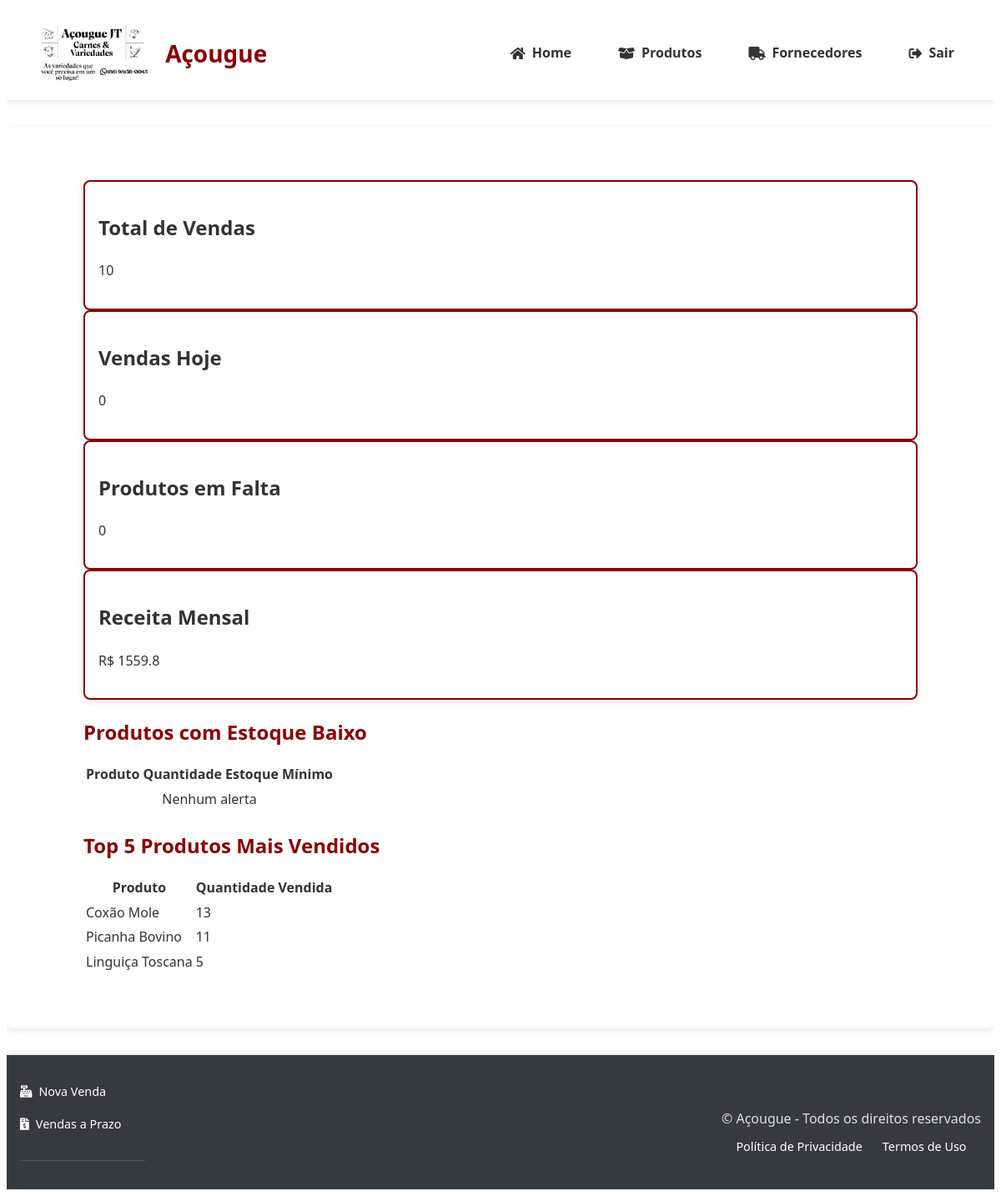
The app's page /dashboard (signed in) with its own data.
### tables this page shows
CREATE TABLE produtos (
                id INTEGER PRIMARY KEY AUTOINCREMENT,
                nome TEXT NOT NULL,
                descricao TEXT,
                categoria TEXT NOT NULL,
                preco DECIMAL(10,2) NOT NULL,
                quantidade INTEGER NOT NULL,
                estoque_minimo INTEGER DEFAULT 0,
                codigo_barras TEXT UNIQUE,
                foto TEXT,
                fornecedor_id INTEGER REFERENCES fornecedores(id) ON DELETE SET NULL,
                data_validade DATE,
                created_at TIMESTAMP DEFAULT CURRENT_TIMESTAMP,
                updated_at TIMESTAMP DEFAULT CURRENT_TIMESTAMP,
                tipo_venda TEXT NOT NULL DEFAULT 'unidade'
            );

### app.py (the view, shortened to what this page needs)
@app.route('/dashboard')
@login_required
def dashboard():
    if session['role'] == 'gerente':
        with get_db_connection() as conn:
            cursor = conn.cursor()
            cursor.execute("SELECT COUNT(*) as total FROM vendas")
            total_vendas = cursor.fetchone()['total']
            cursor.execute("SELECT SUM(total) as total_hoje FROM vendas WHERE DATE(data) = DATE('now')")
            total_hoje = cursor.fetchone()['total_hoje'] or 0
            cursor.execute("SELECT COUNT(*) as hoje FROM vendas WHERE DATE(data) = DATE('now')")
            vendas_hoje = cursor.fetchone()['hoje']
            cursor.execute("SELECT COUNT(*) as falta FROM produtos WHERE quantidade < estoque_minimo")
            total_produtos_falta = cursor.fetchone()['falta']
            cursor.execute("""
                SELECT
                    COALESCE(SUM(total), 0) as receita_mensal,
                    COALESCE(AVG(total), 0) as media_ticket
                FROM vendas
                WHERE strftime('%Y-%m', data) = strftime('%Y-%m', 'now')
            """)
            financeiro = cursor.fetchone()
            receita_mensal = financeiro['receita_mensal']
            media_ticket = financeiro['media_ticket']
            cursor.execute("""
                SELECT metodo_pagamento, COUNT(*) as total, SUM(total) as valor_total
                FROM vendas
                GROUP BY metodo_pagamento
            """)
            sales_por_metodo = [dict(row) for row in cursor.fetchall()]
            cursor.execute("""
                SELECT
                    DATE(data) as data,
                    COUNT(*) as quantidade_vendas,
                    SUM(total) as total_vendas
                FROM vendas
                WHERE data >= DATE('now', '-7 days')
                GROUP BY DATE(data)
                ORDER BY data ASC
            """)
            vendas_semana = [dict(row) for row in cursor.fetchall()]
            cursor.execute('''
                SELECT nome, quantidade, estoque_minimo, preco
                FROM produtos
                WHERE quantidade < estoque_minimo
                ORDER BY quantidade ASC
            ''')
            alertas_estoque = [dict(row) for row in cursor.fetchall()]
            valor_estoque = sum(item['quantidade'] * item['preco'] for item in alertas_estoque)
            cursor.execute('''
                SELECT
                    p.nome,
                    SUM(vi.quantidade) as quantidade_vendida,
                    SUM(vi.quantidade * vi.preco_unitario) as receita_total
                FROM venda_itens vi
                JOIN produtos p ON vi.produto_id = p.id
                GROUP BY vi.produto_id
                ORDER BY quantidade_vendida DESC
                LIMIT 5
            ''')
            ranking_produtos = [dict(row) for row in cursor.fetchall()]
        return render_template('dashboard_gerente.html',
                             total_vendas=total_vendas,
                             vendas_hoje=vendas_hoje,
                             total_produtos_falta=total_produtos_falta,
                             receita_mensal=receita_mensal,
                             media_ticket=media_ticket,
                             total_hoje=total_hoje,
                             sales_por_metodo=sales_por_metodo,
                             vendas_semana=vendas_semana,
                             alertas_estoque=alertas_estoque,
                             valor_estoque=valor_estoque,
                             ranking_produtos=ranking_produtos)

### app.py (called while the page is built)
@app.context_processor
def utility_processor():
    return {
        'format_currency': lambda value: f"R$ {value:,.2f}".replace(',', '_').replace('.', ',').replace('_', '.'),
        'now': datetime.now
    }

### banco_dados.py (called while the page is built)
@contextmanager
def get_db_connection():
    conn = sqlite3.connect('acougue.db')
    conn.row_factory = sqlite3.Row
    conn.execute("PRAGMA foreign_keys = ON")
    try:
        yield conn
    finally:
        conn.close()

### templates/dashboard_gerente.html (shortened to what this page needs)
{% extends "base.html" %}
{% block content %}
<div class="dashboard-container">
    <div class="cards">
        <div class="card">
            <h2>Total de Vendas</h2>
            <p>{{ total_vendas }}</p>
        </div>
        <div class="card">
            <h2>Vendas Hoje</h2>
            <p>{{ vendas_hoje }}</p>
        </div>
        <div class="card">
            <h2>Produtos em Falta</h2>
            <p>{{ total_produtos_falta }}</p>
        </div>
        <div class="card">
            <h2>Receita Mensal</h2>
            <p>R$ {{ receita_mensal }}</p>
        </div>
    </div>
    <section>
        <h2 style="color: #8B0000; margin-bottom: 1rem;">Produtos com Estoque Baixo</h2>
        <table>
            <thead>
                <tr>
                    <th>Produto</th>
                    <th>Quantidade</th>
                    <th>Estoque Mínimo</th>
                </tr>
            </thead>
            <tbody>
                {% for produto in alertas_estoque %}
                <tr>
                    <td>{{ produto.nome }}</td>
                    <td>{{ produto.quantidade }}</td>
                    <td>{{ produto.estoque_minimo }}</td>
                </tr>
                {% else %}
                <tr>
                    <td colspan="3" style="text-align:center;">Nenhum alerta</td>
                </tr>
                {% endfor %}
            </tbody>
        </table>
    </section>
    <section>
        <h2 style="color: #8B0000; margin-bottom: 1rem;">Top 5 Produtos Mais Vendidos</h2>
        <table>
            <thead>
                <tr>
                    <th>Produto</th>
                    <th>Quantidade Vendida</th>
                </tr>
            </thead>
            <tbody>
                {% for item in ranking_produtos %}
                <tr>
                    <td>{{ item.nome }}</td>
                    <td>{{ item.quantidade_vendida }}</td>
                </tr>
                {% else %}
                <tr>
                    <td colspan="2" style="text-align:center;">Sem dados</td>
                </tr>
                {% endfor %}
            </tbody>
        </table>
    </section>
</div>
{% endblock %}

### static/styles.css (style rules this page uses)
.dashboard-container { padding: 2rem; max-width: 1600px; margin: 0 auto; width: 95%; }
:root { --primary-color: #8B0000; --secondary-color: #6e0000; --background-light: #f8f9fa; --text-dark: #333; --text-light: #fff; --border-radius: 0.5rem; --box-shadow: 0 2px 8px rgba(0,0,0,0.1); }
body { font-family: 'Segoe UI', Tahoma, Geneva, Verdana, sans-serif; color: var(--text-dark); line-height: 1.6; }
.card { background: #fff; border: 2px solid var(--primary-color); border-radius: var(--border-radius); padding: 1rem; box-shadow: var(--box-shadow); }
*, *::before, *::after { box-sizing: border-box; }
html, body { overflow-x: hidden; }

### records on screen
produtos: nome "Coxão Mole", quantidade_vendida "13"
produtos: nome "Picanha Bovino", quantidade_vendida "11"
produtos: nome "Linguiça Toscana", quantidade_vendida "5"

### other values on screen
{{ total_vendas }} "10"
{{ vendas_hoje }} "0"
{{ total_produtos_falta }} "0"
{{ receita_mensal }} "1559.8"
